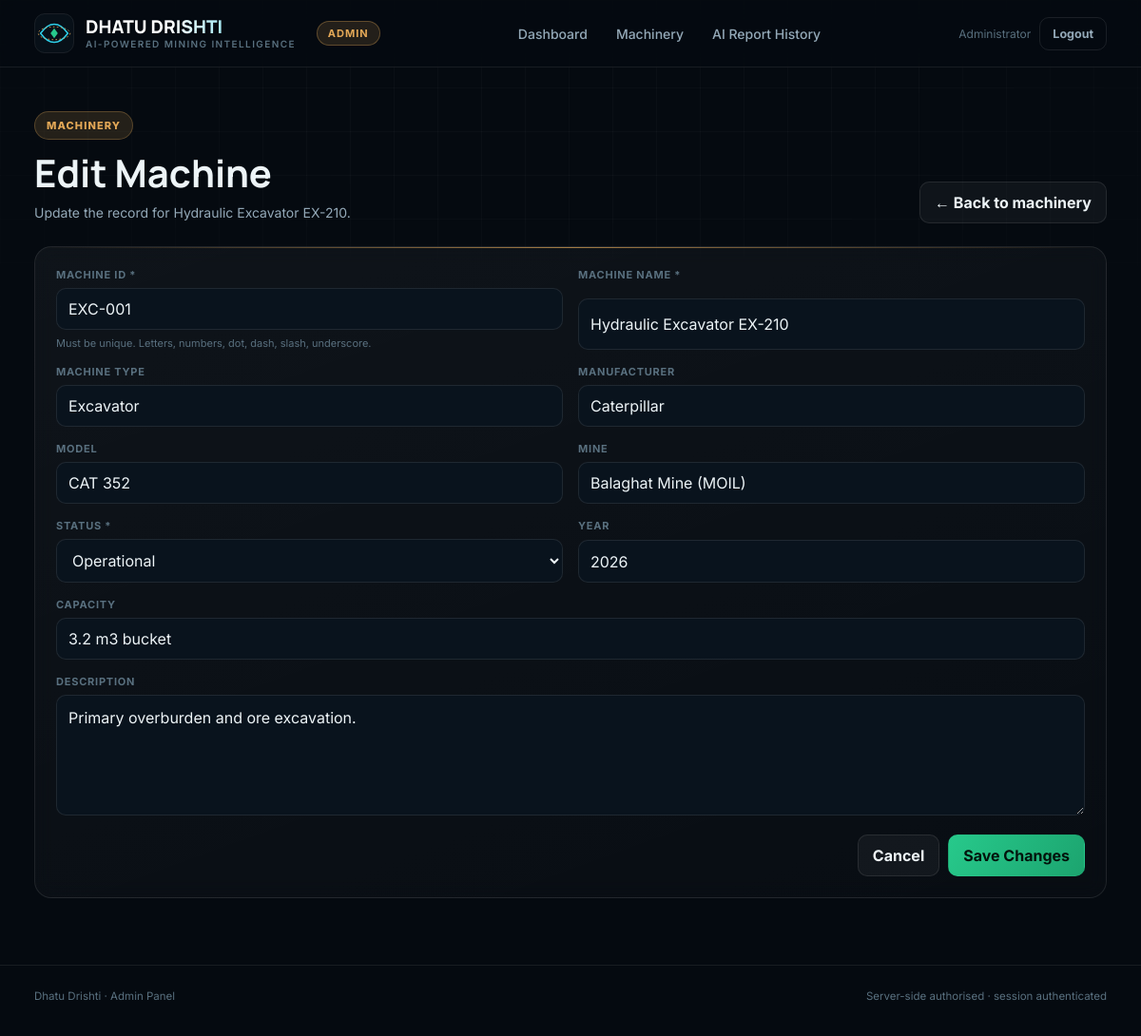
Screenshot of /admin/machinery/1/edit (signed in) with the database file from the repository.
### models.py (models this page shows, shortened)
class User(db.Model):
    __tablename__ = "users"
    id = db.Column(db.Integer, primary_key=True)
    email = db.Column(db.String(255), unique=True, nullable=False, index=True)
    name = db.Column(db.String(200), nullable=True)
    password_hash = db.Column(db.String(255), nullable=False)
    is_admin = db.Column(db.Boolean, nullable=False, default=False, server_default=db.false())
    created_at = db.Column(db.DateTime, default=datetime.utcnow, nullable=False)
    @property
    def display_name(self) -> str:
        return self.name or self.email

class Machinery(db.Model):
    __tablename__ = "machinery"
    id = db.Column(db.Integer, primary_key=True)
    machine_id = db.Column(db.String(100), unique=True, nullable=False, index=True)
    name = db.Column(db.String(200), nullable=False)
    machine_type = db.Column(db.String(100), nullable=True)
    manufacturer = db.Column(db.String(200), nullable=True)
    model = db.Column(db.String(200), nullable=True)
    mine_name = db.Column(db.String(200), nullable=True, index=True)
    status = db.Column(db.String(50), nullable=False, default="Operational",
                       server_default="Operational", index=True)
    year = db.Column(db.Integer, nullable=True)
    capacity = db.Column(db.String(100), nullable=True)
    description = db.Column(db.Text, nullable=True)
    created_at = db.Column(db.DateTime, default=datetime.utcnow, nullable=False)
    updated_at = db.Column(db.DateTime, default=datetime.utcnow,
                           onupdate=datetime.utcnow, nullable=False)

### admin.py (the view)
@admin_bp.route("/admin/machinery/<int:machine_pk>/edit", methods=["GET", "POST"])
@admin_required
def machine_edit(machine_pk: int):
    machine = _machine_or_404(machine_pk)
    errors: list[str] = []
    if request.method == "POST":
        csrf_protect()
        values, errors = _read_machine_form(request.form)
        if not errors and _machine_id_taken(values["machine_id"], exclude_id=machine.id):
            errors.append(f"Machine ID “{values['machine_id']}” is already in use.")
        if errors:
            flash("Please correct the highlighted fields.", "error")
        else:
            _apply(machine, values)
            db.session.commit()
            flash("Machine updated successfully.", "success")
            return redirect(url_for("admin.dashboard", _anchor="machinery"))
        form_values = values
    else:
        form_values = {
            "machine_id": machine.machine_id,
            "name": machine.name,
            "machine_type": machine.machine_type or "",
            "manufacturer": machine.manufacturer or "",
            "model": machine.model or "",
            "mine_name": machine.mine_name or "",
            "status": machine.status,
            "year": machine.year if machine.year is not None else "",
            "capacity": machine.capacity or "",
            "description": machine.description or "",
        }
    return render_template("admin/machine_form.html", mode="edit", machine=machine,
                           values=form_values, errors=errors,
                           statuses=MACHINE_STATUSES, options=_form_options(),
                           user=current_user())

### admin.py (called while the page is built)
def _catalog_mines() -> list[str]:
    try:
        from ai_analysis.registry import CATALOG
    except Exception:  # noqa: BLE001 - catalogue is optional
        return []
    names: list[str] = []
    for districts in CATALOG.values():
        for mine_list in districts.values():
            names.extend(mine_list)
    return names

def _form_options() -> dict[str, list[str]]:
    return {
        "types": sorted({*distinct_machinery_values(Machinery.machine_type),
                         "Excavator", "Dump Truck", "Wheel Loader", "Drill Rig",
                         "Dozer", "Crusher", "Conveyor", "Grader", "Shovel"}),
        "mines": sorted({*distinct_machinery_values(Machinery.mine_name),
                         *_catalog_mines()}),
    }

def _machine_or_404(machine_pk: int) -> Machinery:
    machine = db.session.get(Machinery, machine_pk)
    if machine is None:
        abort(404)
    return machine

### models.py (called while the page is built)
def distinct_machinery_values(column) -> list[str]:
    rows = db.session.scalars(
        select(column).where(column.is_not(None))
        .where(column != "")
        .distinct().order_by(column)
    ).all()
    return [str(value) for value in rows]

### security.py (called while the page is built)
def current_user() -> User | None:
    user_id = session.get("uid")
    if not isinstance(user_id, int):
        return None
    return db.session.get(User, user_id)

def generate_csrf() -> str:
    token = session.get(_CSRF_KEY)
    if not token:
        token = secrets.token_urlsafe(32)
        session[_CSRF_KEY] = token
    return token

def csrf_token() -> str:
    return generate_csrf()

def admin_required(view: Callable) -> Callable:
    @functools.wraps(view)
    def wrapped(*args, **kwargs):
        user = current_user()
        if user is None:
            next_url = request.full_path.rstrip("?") if request.query_string else request.path
            return redirect(url_for("admin.login", next=next_url))
        if not user.is_admin:
            abort(403)
        return view(*args, **kwargs)
    return wrapped

### templates/admin/machine_form.html (shortened to what this page needs)
{% extends "admin/base.html" %}
{% block page %}
<div class="page-head">
 <div>
  <div class="eyebrow">MACHINERY</div>
  <h1>{{ 'Add New Machine' if mode == 'new' else 'Edit Machine' }}</h1>
  <p>
   {%- if mode == 'new' -%}
   Register a new piece of equipment. Machine ID must be unique across the fleet.
   {%- else -%}
   Update the record for {{ machine.name }}.
   {%- endif -%}
  </p>
 </div>
 <div class="head-actions">
  <a class="btn" href="{{ url_for('admin.dashboard', _anchor='machinery') }}">← Back to machinery</a>
 </div>
</div>
<div class="card" style="--card-accent:var(--ore)">
 <form method="post" action="" autocomplete="off" novalidate>
  <div class="form-grid">
   <div class="field">
    <label for="machine_id">Machine ID *</label>
    <input type="text" id="machine_id" name="machine_id" maxlength="100" required
           placeholder="e.g. EXC-009" value="{{ values.get('machine_id', '') }}">
    <span class="hint">Must be unique. Letters, numbers, dot, dash, slash, underscore.</span>
   </div>
   <div class="field">
    <label for="name">Machine Name *</label>
    <input type="text" id="name" name="name" maxlength="200" required
           placeholder="e.g. Hydraulic Excavator EX-350" value="{{ values.get('name', '') }}">
   </div>
   <div class="field">
    <label for="machine_type">Machine Type</label>
    <input type="text" id="machine_type" name="machine_type" maxlength="100"
           list="typeList" placeholder="e.g. Excavator"
           value="{{ values.get('machine_type', '') }}">
   </div>
   <div class="field">
    <label for="manufacturer">Manufacturer</label>
    <input type="text" id="manufacturer" name="manufacturer" maxlength="200"
           placeholder="e.g. Caterpillar" value="{{ values.get('manufacturer', '') }}">
   </div>
   <div class="field">
    <label for="model">Model</label>
    <input type="text" id="model" name="model" maxlength="200"
           placeholder="e.g. CAT 352" value="{{ values.get('model', '') }}">
   </div>
   <div class="field">
    <label for="mine_name">Mine</label>
    <input type="text" id="mine_name" name="mine_name" maxlength="200"
           list="mineList" placeholder="e.g. Balaghat Mine (MOIL)"
           value="{{ values.get('mine_name', '') }}">
   </div>
   <div class="field">
    <label for="status">Status *</label>
    <select id="status" name="status" required>
     {% for s in statuses %}
     <option value="{{ s }}" {% if values.get('status') == s %}selected{% endif %}>{{ s }}</option>
     {% endfor %}
    </select>
   </div>
   <div class="field">
    <label for="year">Year</label>
    <input type="number" id="year" name="year" min="1900" max="2100" step="1"
           placeholder="e.g. 2026" value="{{ values.get('year', '') }}">
   </div>
   <div class="field full">
    <label for="capacity">Capacity</label>
    <input type="text" id="capacity" name="capacity" maxlength="100"
           placeholder="e.g. 55 t payload" value="{{ values.get('capacity', '') }}">
   </div>
   <div class="field full">
    <label for="description">Description</label>
    <textarea id="description" name="description" maxlength="4000" rows="4"
              placeholder="Deployment notes, duty cycle, maintenance context…">{{ values.get('description', '') }}</textarea>
   </div>
  </div>
  <div class="form-actions">
   <a class="btn" href="{{ url_for('admin.dashboard', _anchor='machinery') }}">Cancel</a>
   <button class="btn btn-primary" type="submit">
    {{ 'Add Machine' if mode == 'new' else 'Save Changes' }}
   </button>
  </div>
 </form>
</div>
{% endblock %}

### templates/admin/base.html (shortened to what this page needs)
<!DOCTYPE html>
<html lang="en">
<head>
</head>
<body>
<div class="grid-field"></div>
<header>
 <div class="brand">
  <div class="brand-text"><span class="name">DHATU DRISHTI</span><span class="sub">AI-POWERED MINING INTELLIGENCE</span></div>
  <span class="moil-tag">ADMIN</span>
 </div>
 <nav class="admin-nav">
  <a href="{{ url_for('admin.dashboard') }}">Dashboard</a>
  <a href="{{ url_for('admin.dashboard', _anchor='machinery') }}">Machinery</a>
  <a href="{{ url_for('admin.dashboard', _anchor='reports') }}">AI Report History</a>
 </nav>
 <div class="header-actions">
  <span class="whoami">{{ user.display_name if user else 'Signed out' }}</span>
  <form method="post" action="{{ url_for('admin.logout') }}" class="inline-form">
   <button class="btn btn-ghost" type="submit">Logout</button>
  </form>
 </div>
</header>
<main>
 {% block page %}{% endblock %}
</main>
<footer>
 <span>Dhatu Drishti · Admin Panel</span>
 <span>Server-side authorised · session authenticated</span>
</footer>
</body>
</html>

### rows the page displays
User: name "Administrator"
Machinery: name "Hydraulic Excavator EX-210", machine_id "EXC-001", machine_type "Excavator", manufacturer "Caterpillar", model "CAT 352", mine_name "Balaghat Mine (MOIL)", status "Operational", year "2026", capacity "3.2 m3 bucket", description "Primary overburden and ore excavation."

### other values shown
{{ 'Add New Machine' if mode == 'new' else 'Edit Machine' }} "Edit Machine"
{{ 'Add Machine' if mode == 'new' else 'Save Changes' }} "Save Changes"
